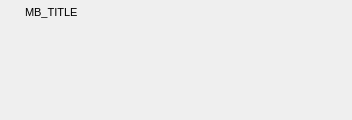
<?xml version="1.0" encoding="UTF-8"?>
<ui version="4.0">
 <class>MessageBox</class>
 <widget class="QDialog" name="MessageBox">
  <property name="windowModality">
   <enum>Qt::WindowModal</enum>
  </property>
  <property name="geometry">
   <rect>
    <x>0</x>
    <y>0</y>
    <width>352</width>
    <height>120</height>
   </rect>
  </property>
  <property name="sizePolicy">
   <sizepolicy hsizetype="Minimum" vsizetype="Minimum">
    <horstretch>0</horstretch>
    <verstretch>0</verstretch>
   </sizepolicy>
  </property>
  <property name="windowTitle">
   <string>Dialog</string>
  </property>
  <layout class="QVBoxLayout" name="verticalLayout">
   <property name="spacing">
    <number>0</number>
   </property>
   <property name="margin">
    <number>1</number>
   </property>
   <item>
    <widget class="QWidget" name="titleBar" native="true">
     <property name="minimumSize">
      <size>
       <width>0</width>
       <height>23</height>
      </size>
     </property>
     <property name="maximumSize">
      <size>
       <width>16777215</width>
       <height>23</height>
      </size>
     </property>
     <property name="styleSheet">
      <string notr="true"/>
     </property>
     <layout class="QHBoxLayout" name="horizontalLayout">
      <property name="spacing">
       <number>4</number>
      </property>
      <property name="leftMargin">
       <number>5</number>
      </property>
      <property name="topMargin">
       <number>0</number>
      </property>
      <property name="rightMargin">
       <number>1</number>
      </property>
      <property name="bottomMargin">
       <number>0</number>
      </property>
      <item>
       <widget class="QLabel" name="tbMenu">
        <property name="maximumSize">
         <size>
          <width>15</width>
          <height>15</height>
         </size>
        </property>
        <property name="text">
         <string/>
        </property>
        <property name="pixmap">
         <pixmap resource="ltorrent.qrc">:/icons/app.ico</pixmap>
        </property>
        <property name="scaledContents">
         <bool>true</bool>
        </property>
       </widget>
      </item>
      <item>
       <widget class="QLabel" name="LTitle">
        <property name="minimumSize">
         <size>
          <width>100</width>
          <height>22</height>
         </size>
        </property>
        <property name="maximumSize">
         <size>
          <width>16777215</width>
          <height>22</height>
         </size>
        </property>
        <property name="font">
         <font>
          <family>Arial</family>
          <pointsize>8</pointsize>
          <weight>50</weight>
          <bold>false</bold>
          <stylestrategy>PreferDefault</stylestrategy>
         </font>
        </property>
        <property name="styleSheet">
         <string notr="true"/>
        </property>
        <property name="text">
         <string>MB_TITLE</string>
        </property>
        <property name="textFormat">
         <enum>Qt::AutoText</enum>
        </property>
       </widget>
      </item>
      <item>
       <widget class="QPushButton" name="pbClose">
        <property name="minimumSize">
         <size>
          <width>22</width>
          <height>22</height>
         </size>
        </property>
        <property name="maximumSize">
         <size>
          <width>22</width>
          <height>22</height>
         </size>
        </property>
        <property name="iconSize">
         <size>
          <width>22</width>
          <height>22</height>
         </size>
        </property>
        <property name="flat">
         <bool>true</bool>
        </property>
       </widget>
      </item>
     </layout>
    </widget>
   </item>
   <item>
    <widget class="QWidget" name="m_centralWidget" native="true">
     <property name="styleSheet">
      <string notr="true"/>
     </property>
     <layout class="QGridLayout" name="gridLayout" rowstretch="0,100" rowminimumheight="2,6">
      <property name="sizeConstraint">
       <enum>QLayout::SetNoConstraint</enum>
      </property>
      <item row="1" column="0" colspan="2">
       <widget class="QDialogButtonBox" name="buttonBox">
        <property name="orientation">
         <enum>Qt::Horizontal</enum>
        </property>
        <property name="standardButtons">
         <set>QDialogButtonBox::NoButton</set>
        </property>
        <property name="centerButtons">
         <bool>true</bool>
        </property>
       </widget>
      </item>
      <item row="0" column="0">
       <widget class="QLabel" name="icon">
        <property name="sizePolicy">
         <sizepolicy hsizetype="Fixed" vsizetype="Fixed">
          <horstretch>0</horstretch>
          <verstretch>0</verstretch>
         </sizepolicy>
        </property>
        <property name="minimumSize">
         <size>
          <width>48</width>
          <height>48</height>
         </size>
        </property>
        <property name="maximumSize">
         <size>
          <width>48</width>
          <height>48</height>
         </size>
        </property>
        <property name="alignment">
         <set>Qt::AlignCenter</set>
        </property>
       </widget>
      </item>
      <item row="0" column="1">
       <widget class="QLabel" name="text">
        <property name="text">
         <string/>
        </property>
        <property name="wordWrap">
         <bool>true</bool>
        </property>
       </widget>
      </item>
     </layout>
    </widget>
   </item>
  </layout>
 </widget>
 <tabstops>
  <tabstop>buttonBox</tabstop>
  <tabstop>pbClose</tabstop>
 </tabstops>
 <resources>
  <include location="ltorrent.qrc"/>
 </resources>
 <connections>
  <connection>
   <sender>buttonBox</sender>
   <signal>accepted()</signal>
   <receiver>MessageBox</receiver>
   <slot>accept()</slot>
   <hints>
    <hint type="sourcelabel">
     <x>248</x>
     <y>254</y>
    </hint>
    <hint type="destinationlabel">
     <x>157</x>
     <y>274</y>
    </hint>
   </hints>
  </connection>
  <connection>
   <sender>buttonBox</sender>
   <signal>rejected()</signal>
   <receiver>MessageBox</receiver>
   <slot>reject()</slot>
   <hints>
    <hint type="sourcelabel">
     <x>316</x>
     <y>260</y>
    </hint>
    <hint type="destinationlabel">
     <x>286</x>
     <y>274</y>
    </hint>
   </hints>
  </connection>
 </connections>
</ui>
